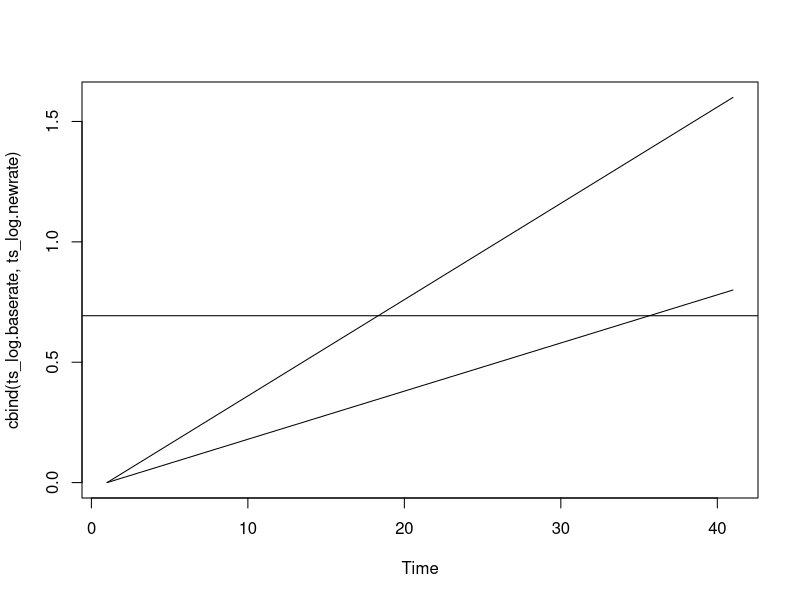
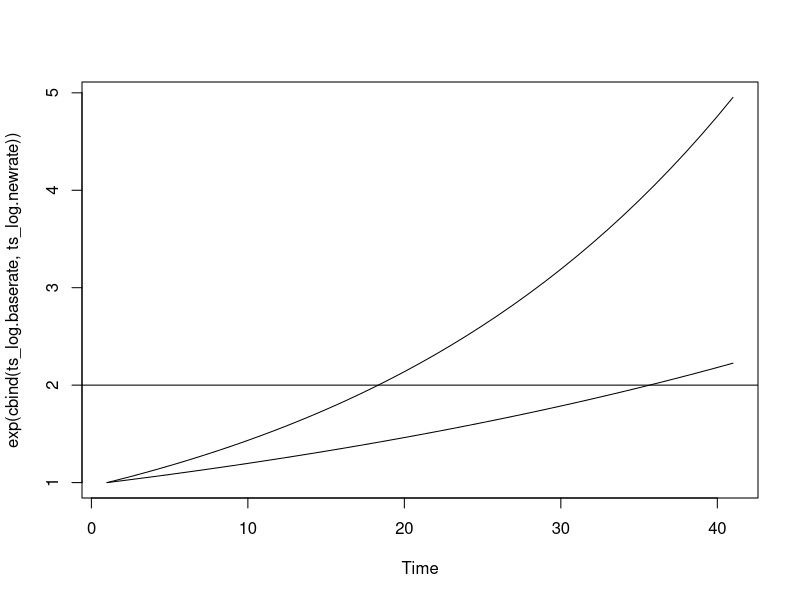

Source code (R) for these figures, in order:
## ---- chunk 1
finalT = 40
xvals = 0:finalT
level.start = 1
level.target = 2*level.start
base.rate = 0.02
new.rate = 0.04

rates_base = c(0,rep(base.rate, finalT))
rates_new =  c(0,rep(new.rate, finalT))

values.log.baserate = cumsum(rates_base) + log(level.start)
values.log.newrate = cumsum(rates_new) + log(level.start)

ts_log.baserate = as.ts(values.log.baserate, start=0)
ts_log.newrate = as.ts(values.log.newrate, start=0)
plot(cbind(ts_log.baserate,ts_log.newrate),
     plot.type="single")
abline(h=log(level.target) )
## ---- chunk 2
plot(exp(cbind(ts_log.baserate,ts_log.newrate)),
     plot.type="single")
abline(h=level.target )
